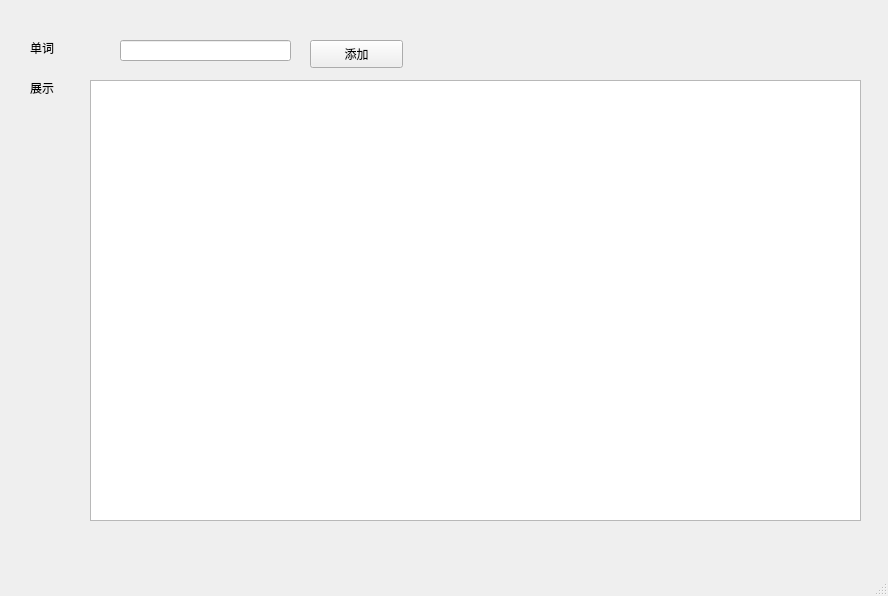
<?xml version="1.0" encoding="UTF-8"?>
<ui version="4.0">
 <class>MainWindow</class>
 <widget class="QMainWindow" name="MainWindow">
  <property name="geometry">
   <rect>
    <x>0</x>
    <y>0</y>
    <width>888</width>
    <height>596</height>
   </rect>
  </property>
  <property name="windowTitle">
   <string>MainWindow</string>
  </property>
  <widget class="QWidget" name="centralwidget">
   <widget class="QLabel" name="label">
    <property name="geometry">
     <rect>
      <x>30</x>
      <y>40</y>
      <width>72</width>
      <height>15</height>
     </rect>
    </property>
    <property name="text">
     <string>单词</string>
    </property>
   </widget>
   <widget class="QLabel" name="label_2">
    <property name="geometry">
     <rect>
      <x>30</x>
      <y>80</y>
      <width>72</width>
      <height>15</height>
     </rect>
    </property>
    <property name="text">
     <string>展示</string>
    </property>
   </widget>
   <widget class="QLineEdit" name="lineEdit">
    <property name="geometry">
     <rect>
      <x>120</x>
      <y>40</y>
      <width>171</width>
      <height>21</height>
     </rect>
    </property>
   </widget>
   <widget class="QPushButton" name="pushButton">
    <property name="geometry">
     <rect>
      <x>310</x>
      <y>40</y>
      <width>93</width>
      <height>28</height>
     </rect>
    </property>
    <property name="text">
     <string>添加</string>
    </property>
   </widget>
   <widget class="QListWidget" name="listWidget">
    <property name="geometry">
     <rect>
      <x>90</x>
      <y>80</y>
      <width>771</width>
      <height>441</height>
     </rect>
    </property>
   </widget>
  </widget>
  <widget class="QMenuBar" name="menubar">
   <property name="geometry">
    <rect>
     <x>0</x>
     <y>0</y>
     <width>888</width>
     <height>26</height>
    </rect>
   </property>
  </widget>
  <widget class="QStatusBar" name="statusbar"/>
 </widget>
 <resources/>
 <connections/>
</ui>
